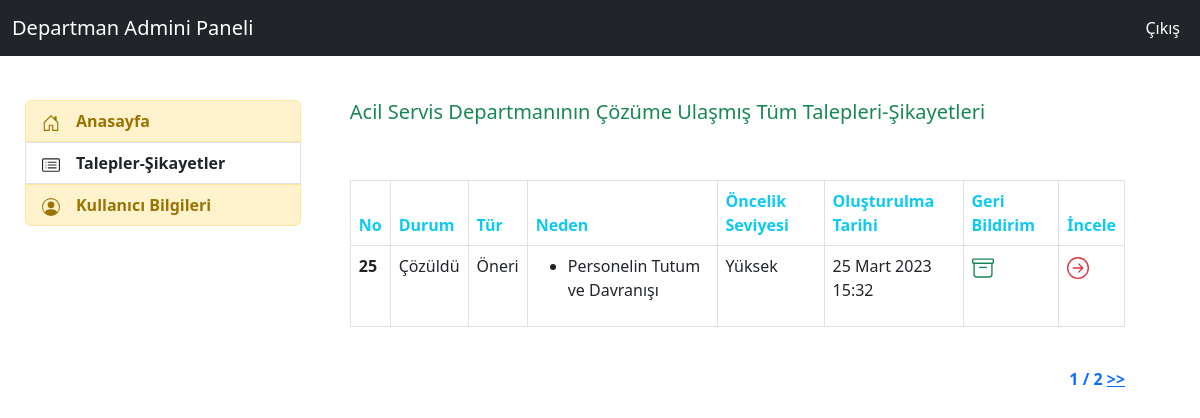
/feedbacks/d_admin_cozuldu (signed in), run on the app's committed database.
### feedback/models.py (models this page shows, shortened)
class Department(models.Model):
    idcompany= models.ForeignKey(Company,on_delete=models.CASCADE,verbose_name="dprt_company")
    name = models.CharField(max_length=50,verbose_name="Departman Adı")
    status = models.CharField(max_length=6,verbose_name="Durum",choices=status_choices)
    def __str__(self):
        return self.name

class Feedback(models.Model):
    IdCompany = models.ForeignKey(Company,on_delete=models.CASCADE,verbose_name="Hastane")
    Name = models.CharField(max_length=30,verbose_name="Ad",null=True,blank=True)
    Surname = models.CharField(max_length=30,verbose_name="Soyad",null=True,blank=True)
    Email = models.EmailField(max_length=40,verbose_name="Email")
    PhoneNumber = PhoneNumberField(default="",verbose_name="Telefon Numarası")
    Content = models.TextField(verbose_name="Talep-Şikayet İçeriği")
    Photo = models.FileField(blank=True,null=True,verbose_name="Resim")
    IdDepartment = models.ForeignKey(Department,on_delete=models.CASCADE,verbose_name="Talep-Şikayet Departmanı")
    IdFeedbackType = models.ForeignKey(FeedbackType,on_delete=models.CASCADE,verbose_name="Talep-Şikayet Tipi")
    IdFeedbackSource = models.ManyToManyField(FeedbackSource,verbose_name="Talep-Şikayet Nedeni (Çoklu Seçim Yapılabilir) ")
    IdFeedbackReason = models.ManyToManyField(FeedbackReason,verbose_name="Talep-Şikayet Nedeni (Detay) (Çoklu Seçim Yapılabilir) ")
    IdFeedbackPersonel =models.ManyToManyField(FeedbackPersonel,verbose_name="Talep-Şikayet Personeli (Çoklu Seçim Yapılabilir) ")
    FeedbackOpenDate = models.DateTimeField(auto_now_add=True,verbose_name="Oluşturulma Tarihi")
    IdFeedbackPriorityLevel = models.ForeignKey(FeedbackPriorityLevel,null=True,on_delete=models.CASCADE,verbose_name="Talep-Şikayet Öncelik Seviyesi")
    IdFeedbackStatus = models.ForeignKey(FeedbackStatus,default=1,verbose_name="Talep-Şikayet Durumu",on_delete=models.CASCADE)
    FeedbackClosedDate= models.DateTimeField(auto_now=True,verbose_name="Talep-Şikayet Son İşlem Saati")
    LastSolveDate = models.DateTimeField(null=True,verbose_name="Talep ve Şikayetin Yanıtı İçin Gerekli Zaman(Ör: ..-..-.... 17:40)")
    DurationTime = models.CharField(max_length=100,verbose_name="Geçen Zaman",null=True)
    class Meta:
        ordering = ["IdFeedbackStatus__id","-IdFeedbackPriorityLevel__id"]

class FeedbackStatus(models.Model):
    IdCompany = models.ForeignKey(Company,verbose_name="status_ıdcompany",on_delete=models.CASCADE)
    name = models.CharField(max_length=7,verbose_name="Durum Adı",choices=f_status_choice)

class FeedbackType(models.Model):
    idcompany= models.ForeignKey(Company,on_delete=models.CASCADE,verbose_name="f_type_company")
    name = models.CharField(max_length=8,verbose_name="Talep-Şikayet Tipi")
    status = models.CharField(max_length=6,verbose_name="Durum",choices=status_choices)
    def __str__(self):
        return self.name

class FeedbackReason(models.Model):
    idcompany= models.ForeignKey(Company,on_delete=models.CASCADE,verbose_name="f_reason_company")
    name = models.CharField(max_length=35,verbose_name="Talep-Şikayet Nedeni Adı")
    status = models.CharField(max_length=6,verbose_name="Durum",choices=status_choices)

class FeedbackPriorityLevel(models.Model):
    idcompany= models.ForeignKey(Company,on_delete=models.CASCADE,verbose_name="f_priority_company")
    name = models.CharField(max_length=35,verbose_name="f_priority_name",choices=priority_choice)

### feedback/views.py (the view)
# urls.py: path('d_admin_cozuldu',views.d_admin_cozuldu,name="d_admin_cozuldu"),
@login_required(login_url="user:login")
def d_admin_cozuldu(request):
    k_user = request.user
    d_user = UserAddProfile.objects.filter(user=k_user).first()
    company_id = d_user.user_company
    department = d_user.user_department
    feedbacks_list = Feedback.objects.filter(IdCompany=company_id,IdFeedbackStatus__name="Çözüldü",IdDepartment__name=department).order_by('-FeedbackOpenDate')
    feedbacks_sayı = Feedback.objects.filter(IdDepartment=department.id,IdFeedbackStatus=2)
    sayı = 0
    for feedback in feedbacks_sayı:
        zaman(feedback)
        if FeedbackStatusHistory.objects.filter(history_feedback_id=feedback.id).first()==None and feedback.FeedbackClosedDate > feedback.LastSolveDate:
            sayı +=1
    paginator = Paginator(feedbacks_list, 1)  # Show 5 contacts per page
    page = request.GET.get('sayfa')
    try:
        feedbacks = paginator.page(page)
    except PageNotAnInteger:
        feedbacks = paginator.page(1)
    except EmptyPage:
        messages.warning(request,"Geçerli olmayan sayfa numarası!")
        feedbacks = paginator.page(paginator.num_pages)
    context = {
        "department":department,
        "feedbacks":feedbacks,
        "sayı":sayı
    }
    return render(request,"department_admin/d_admin_cozuldu.html",context)

### feedback/views.py (called while the page is built)
def zaman(feedback):
        liste = list()
        time = now() - feedback.FeedbackOpenDate
        for t in str(time):
            liste.append(t)
        if liste[2] == "d":
            time = liste[0] + " gün"
        elif liste[0]=="0" and liste[1]==":":
            time = liste[2]+liste[3]+" dakika"
        elif liste[3]=="d":
            time = liste[0]+liste[1]+" gün"
        elif liste[1]==":" and int(liste[2]) == True :
            time = liste[0]+liste[1]+ " saat"
        elif liste[2] == ":" :
            time = liste[0]+liste[1]+ " saat"
        elif liste[1] == ":":
            time =liste[0]+ " saat"
        elif liste[2]=="m":
            time = liste[0] +" ay"
        elif liste[3]=="m":
            time = liste[0]+liste[1]+" ay"
        feedback.DurationTime = time
        feedback.save()

### templates/department_admin/d_admin_cozuldu.html (shortened to what this page needs)
{% extends "department_admin/layout.html" %}
{% block content %}
<h5 class="text-success">{{department}} Departmanının Çözüme Ulaşmış Tüm Talepleri-Şikayetleri</h5>
<br><br>
{% if feedbacks %}
<table class="table table-bordered">
  <thead>
    <tr>
      <th scope="col" class="text-info">No</th>
      <th scope="col" class="text-info">Durum</th>
      <th scope="col" class="text-info">Tür</th>
      <th scope="col" class="text-info">Neden</th>
      <th scope="col" class="text-info">Öncelik Seviyesi</th>
      <th scope="col" class="text-info">Oluşturulma Tarihi</th>
      <th scope="col" class="text-info">Geri Bildirim</th>
      <th scope="col" class="text-info">İncele</th>
    </tr>
  </thead>
  <tbody>
        {% for feedback in feedbacks %}
                <tr>
                <td><b>{{feedback.id}}</b></td>
                <td>{{feedback.IdFeedbackStatus.name}}</td>
                <td>{{feedback.IdFeedbackType}}</td>
                <td>
                {% for f_reason in feedback.IdFeedbackReason.all %}
                    <ul><li>{{f_reason.name}}</li></ul>
                {% endfor %}
                </td>
                <td>{{feedback.IdFeedbackPriorityLevel.name}}</td>
                <td>{{feedback.FeedbackOpenDate}}</td>
                <td><a href="{% url 'feedback:d_admin_feedback_detail' feedback.id %}" class="text-success">
                <b></b></a></td>
                <td><a href="{% url 'feedback:d_admin_feedback_detail' feedback.id %}" class="text-danger">
                <b></b></a></td>
                </tr>
        {% endfor %}
      </tbody>
    </table><br>
        <div class="d-flex justify-content-end ">
            <div class="pagination">
                <span class="step-links">
                    <span class="text-primary">
                       <b>{{ feedbacks.number }} / {{ feedbacks.paginator.num_pages }}</b>
                    </span>
                    {% if feedbacks.has_next %}
                        <a class="text-primary" href="?sayfa={{ feedbacks.next_page_number }}{% if request.GET.keyword %}&keyword={{ request.GET.keyword }}{% endif %}"><b>>></b></a>
                    {% endif %}
                </span>
            </div>
        </div>
{% else %}
    <div class="alert alert-danger">
      Çözüme Ulaşmış Talep-Şikayet Bulunmamaktadır.
    </div>
{% endif %}
{% endblock  %}

### data on the page
Department: name "Acil Servis"
Feedback: id "25", IdFeedbackStatus.name "Çözüldü", IdFeedbackType "Öneri", IdFeedbackPriorityLevel.name "Yüksek", FeedbackOpenDate "25 Mart 2023 15:32"
FeedbackReason: name "Personelin Tutum ve Davranışı"

### other printed values
{{ feedbacks.number }} "1"
{{ feedbacks.paginator.num_pages }} "2"
